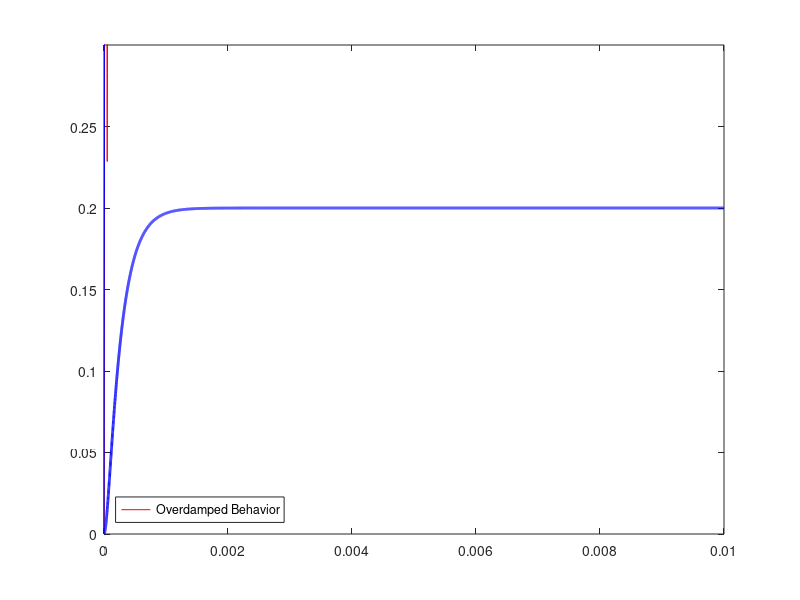

MATLAB code to generate this figure:
%% Theory

% w_n = 1/sqrt(L*C); % The undamped natural frequency (in rad/s)
% zeta = (R / 2) * sqrt(C/L); % The damping ratio
% 2*zeta = R*sqrt(C/L);
% R = 2*zeta/sqrt(C/L);
% k = 1; % The gain
% overshoot:
% percentage_overshoot = (v_max - v_steady_state) / (v_steady_state) * 100;

% CASES: 
% zeta < 1: Underdamped
% zeta = 1: Critically damped
% zeta > 1: Overdamped

%% Lab Calculations
clear 

% Calculated
R_i = 50; % R-internal
R_decade = 1e2; % R-decade
L = 10E-3; % Inductor
C = 6.8E-9; % Capacitor

R = R_decade + R_i; % Account for both the Resistor Decade and the internal Resistance
 
w_n = 1/sqrt(L*C); % The undamped natural frequency(in rad/s)
zeta = (R / 2) * sqrt(C/L); % Damping ratio

% Oscilloscope measurements:

period = 52E-6; % The period between the oscillations of the sinusoid caused by the damping.
f_d = 1/period; % The frequency of the oscillations of the sinusoid caused by the damping.

w_d_calculated = w_n * sqrt(1 - zeta^2); % The damped angular frequency calculated using LC
f_d_nominal = w_d_calculated / (2*pi);

w_d_measured = (2*pi) * f_d; % The damped 

w_d_diff = (w_d_calculated - w_d_measured) / (w_d_calculated) * 100; % The difference in the damped angular frequency.

% Taken from R = (2*zeta) / sqrt(C/L) where our optimal "zeta" is one.
optimal_r = 2*(1 / sqrt(C/L)) - 50; % The optimal resistance to achieve critically damped behaviour.
% Subtract 50 to get rid of internal resistance

% Other data:

% Resistance by playing around: 1905
% Varied resistance: 2375
% Varied resistance: 2425 + 10K

% 10% tolerance for the capacitor
% 20% tolerance for the inductor


 
%% Evaluation 

%% Part 1:
clear

% For the case where R = 100Ohm, C = 6.8nF and L=10mH
R = 100;
C = 6.8E-9;
L = 10E-3;

zeta = R/2 * sqrt(C/L); % approximately 0.0412, so underdamped
w_n = 1/sqrt(L*C);
w_d = w_n * sqrt(1 - zeta^2);

% We know that the circuit is underdamped because zeta < 1

% We obtained C1 = -1, C2 = -(w_n/w_d) * zeta
C1 = -1;
C2 = -(w_n/w_d) * zeta;

t = 0:1E-6:1E-3;
y = exp(-zeta * w_n .* t) .* (C1*cos(w_d.*t) + C2 * sin(w_d.*t)) + 1;
plot(t, y, 'red');

hold on

%% Critically damped

% For the critically damped case:
R = 2 * (1 / sqrt(C/L));
zeta = R/2 * sqrt(C/L);
w_n = 1/sqrt(L*C);

% We obtained that C1 = -1, and C2 = -w_n.
C2 = -w_n;
C1 = -1;
y = (C1*exp(-zeta * w_n .* t) + C2.*t.*exp(-zeta * w_n .* t)) + 1;
plot(t, y, 'blue');

legend({'Underdamped','Critically Damped'},'Location','southwest')

%% Part 3:
clear
close all

R1 = 25;
R2 = 56;
L = 20E-3;
C = 2E-6;
Vin = 16.2;

a2 = R1*L*C;
a1 = R1*R2*C + L;
a0 = R1+R2;

w_n = sqrt(a0 / a2);
zeta = a1 / (2*sqrt(a0 * a2));
K = 1/a0;

iL_p = Vin / (R1 + R2);
C2 = iL_p * (zeta - sqrt(zeta^2 - 1)) / (2 * sqrt(zeta^2 - 1));
C1 = -C2 - iL_p;

% The current over the inductor.
t = 0:1E-6:1E-2;
% It is overdamped.
y = C1 .* exp((-zeta + sqrt(zeta^2 - 1)) .* t .* w_n) + ...
        C2 .* exp((-zeta - sqrt(zeta^2 - 1)) .* t .* w_n) + iL_p;

plot(t, y, "blue", "LineWidth", 2);
ylim([0, 0.3])
legend("Overdamped Behavior")

